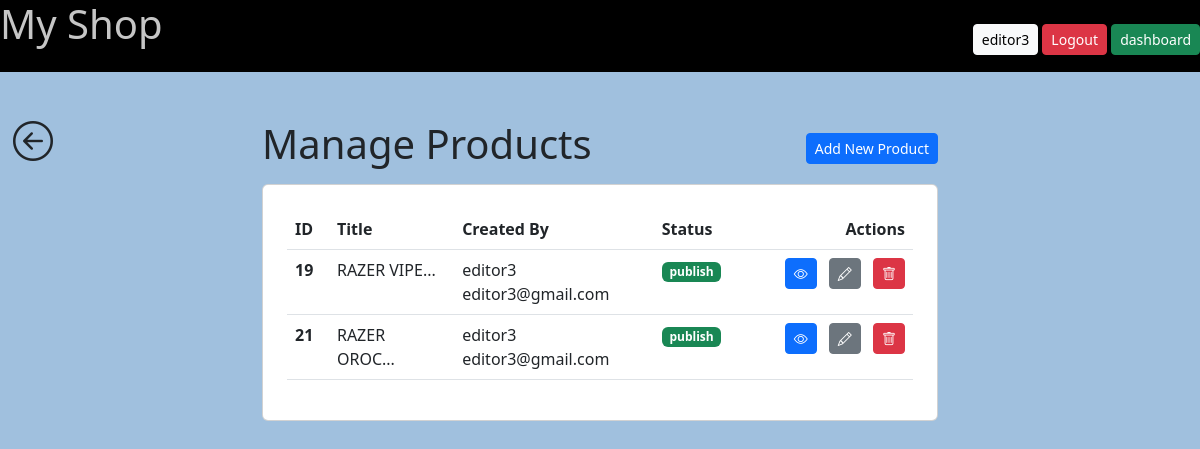
Page /manage-products (signed in) on the committed database.
### tables this page shows
CREATE TABLE `products` (
  `id` int(11) NOT NULL AUTO_INCREMENT,
  `title` text NOT NULL,
  `price` int(11) NOT NULL,
  `image_url` text NOT NULL,
  `status` varchar(100) NOT NULL DEFAULT 'pending',
  `create_at` timestamp NOT NULL DEFAULT current_timestamp(),
  `modified_at` timestamp NOT NULL DEFAULT current_timestamp() ON UPDATE current_timestamp(),
  `modified_by` int(11) NOT NULL DEFAULT 13,
  `user_id` int(11) NOT NULL,
  PRIMARY KEY (`id`),
  KEY `user_id` (`user_id`),
  KEY `modified_by` (`modified_by`),
  CONSTRAINT `products_ibfk_4` FOREIGN KEY (`user_id`) REFERENCES `users` (`id`) ON DELETE CASCADE ON UPDATE CASCADE,
  CONSTRAINT `products_ibfk_5` FOREIGN KEY (`modified_by`) REFERENCES `users` (`id`) ON DELETE CASCADE ON UPDATE CASCADE
);

CREATE TABLE `users` (
  `id` int(11) NOT NULL AUTO_INCREMENT,
  `name` text NOT NULL,
  `email` text NOT NULL,
  `password` varchar(100) NOT NULL,
  `role` varchar(100) NOT NULL DEFAULT 'user',
  `create_at` timestamp NOT NULL DEFAULT current_timestamp() ON UPDATE current_timestamp(),
  PRIMARY KEY (`id`)
);

### includes/functions.php (called while the page is built, shortened)
<?php
function isAdmin(){
    if( isset($_SESSION['user']['role']) && $_SESSION['user']['role'] === 'admin'){
        return true;
    }else{
        return false;
    }
}

### pages/products/manage-products.php (the view, shortened to what this page needs)
<?php
  $database = connectToDB();
  if ( isAdmin()){
    $sql = "SELECT
    products.*,
    users.name AS user_name,
    users.email AS user_email
    FROM products
    JOIN users
    ON products.user_id = users.id";
    $query = $database->prepare($sql);
    $query->execute();
  }else{
    $sql = "SELECT
        products.id,
        products.title,
        products.status,
        users.name AS user_name,
        users.email AS user_email
        FROM products
        JOIN users
        ON products.user_id = users.id
        where products.user_id = :user_id";
    $query = $database->prepare($sql);
    $query->execute([
      'user_id' => $_SESSION["user"]["id"]
    ]);
  }
  $products = $query->fetchAll();
  require "parts/header.php";
?>
    <div class=" mt-3 position-absolute">
      <a href="/dashboard" class="btn fs-1 "
        ><i class="bi bi-arrow-left-circle"></i></a
      >
    </div>
    <div class="container mx-auto my-5" style="max-width: 700px;">
      <div class="d-flex justify-content-between align-items-center mb-2">
        <h1 class="h1">Manage Products</h1>
        <div class="text-end">
          <a href="/manage-products-add" class="btn btn-primary btn-sm"
            >Add New Product</a
          >
        </div>
      </div>
      <div class="card mb-2 p-4">
        <table class="table">
          <thead>
            <tr>
              <th scope="col">ID</th>
              <th scope="col" style="width: 20%;">Title</th>
              <th scope="col">Created By</th>
              <th scope="col">Status</th>
              <th scope="col" class="text-end">Actions</th>
            </tr>
          </thead>
          <tbody>
            <?php foreach($products as $product): ?>
            <tr>
              <th scope="row"><?= $product['id']; ?></th>
              <td>
                <?php
                  $excerpt = str_split($product['title'],10);
                  if(strlen($excerpt[0])<10){
                    echo $excerpt[0];
                  }else{
                    echo $excerpt[0]."...";
                  }
                ?>
              </td>
              <td><?= $product['user_name']; ?><br/><?= $product['user_email']; ?></td>
              <td><span class="<?php
                if($product['status'] == "pending"){
                  echo "badge bg-warning";
                } else if($product['status'] == "publish"){
                  echo "badge bg-success";
                }
                ?>"><?= $product['status']; ?></span></td>
              <td class="text-end">
                <div class="buttons">
                  <a
                    href="/product?id=<?= $product['id']; ?>"
                    class="btn btn-primary btn-sm me-2
                    <?php
                      if($product['status'] == "pending"){
                        echo " disabled";
                      } else if($product['status'] == "publish"){
                        echo " ";
                      }
                      ?>"><i class="bi bi-eye"></i
                  ></a>
                  <a
                    href="/manage-products-edit?id=<?= $product['id']; ?>"
                    class="btn btn-secondary btn-sm me-2"
                    ><i class="bi bi-pencil"></i
                  ></a>
                  <button type="button" class="btn btn-danger btn-sm" data-bs-toggle="modal" data-bs-target="#delete-modal-<?= $product['id']; ?>">
                    <i class="bi bi-trash"></i>
                  </button>
                </div>
              </td>
            </tr>
          <?php endforeach; ?>
          </tbody>
        </table>
      </div>
    </div>
<?php
  require "parts/footer.php";

### parts/header.php (style rules this page uses)
body { background: #A0C0DE; }

### rows in the picture
products: id "19", title "RAZER VIPE", user.name "editor3", user.email "editor3@gmail.com", status "publish"
products: id "21", title "RAZER OROC", user.name "editor3", user.email "editor3@gmail.com", status "publish"

### other values in the picture
$_SESSION['user']['name'] "editor3"
